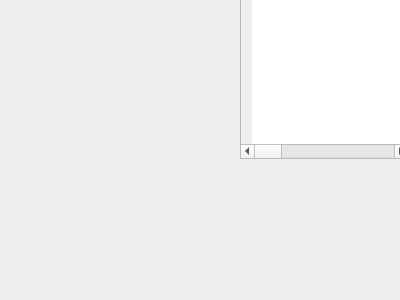
<?xml version="1.0" encoding="UTF-8"?>
<ui version="4.0">
 <class>BitInspectorTable</class>
 <widget class="QWidget" name="BitInspectorTable">
  <property name="geometry">
   <rect>
    <x>0</x>
    <y>0</y>
    <width>400</width>
    <height>300</height>
   </rect>
  </property>
  <property name="windowTitle">
   <string>BitInspectorTable</string>
  </property>
  <widget class="QTableWidget" name="tableWidget">
   <property name="geometry">
    <rect>
     <x>240</x>
     <y>-80</y>
     <width>169</width>
     <height>239</height>
    </rect>
   </property>
   <row/>
   <column>
    <property name="text">
     <string>Bit0</string>
    </property>
   </column>
   <column>
    <property name="text">
     <string>Bit1</string>
    </property>
   </column>
   <column>
    <property name="text">
     <string>Bit2</string>
    </property>
   </column>
   <column>
    <property name="text">
     <string>Bit3</string>
    </property>
   </column>
   <column>
    <property name="text">
     <string>Bit4</string>
    </property>
   </column>
   <column>
    <property name="text">
     <string>Bit5</string>
    </property>
   </column>
   <column>
    <property name="text">
     <string>Bit6</string>
    </property>
   </column>
   <column>
    <property name="text">
     <string>Bit7</string>
    </property>
   </column>
  </widget>
 </widget>
 <resources/>
 <connections/>
</ui>
